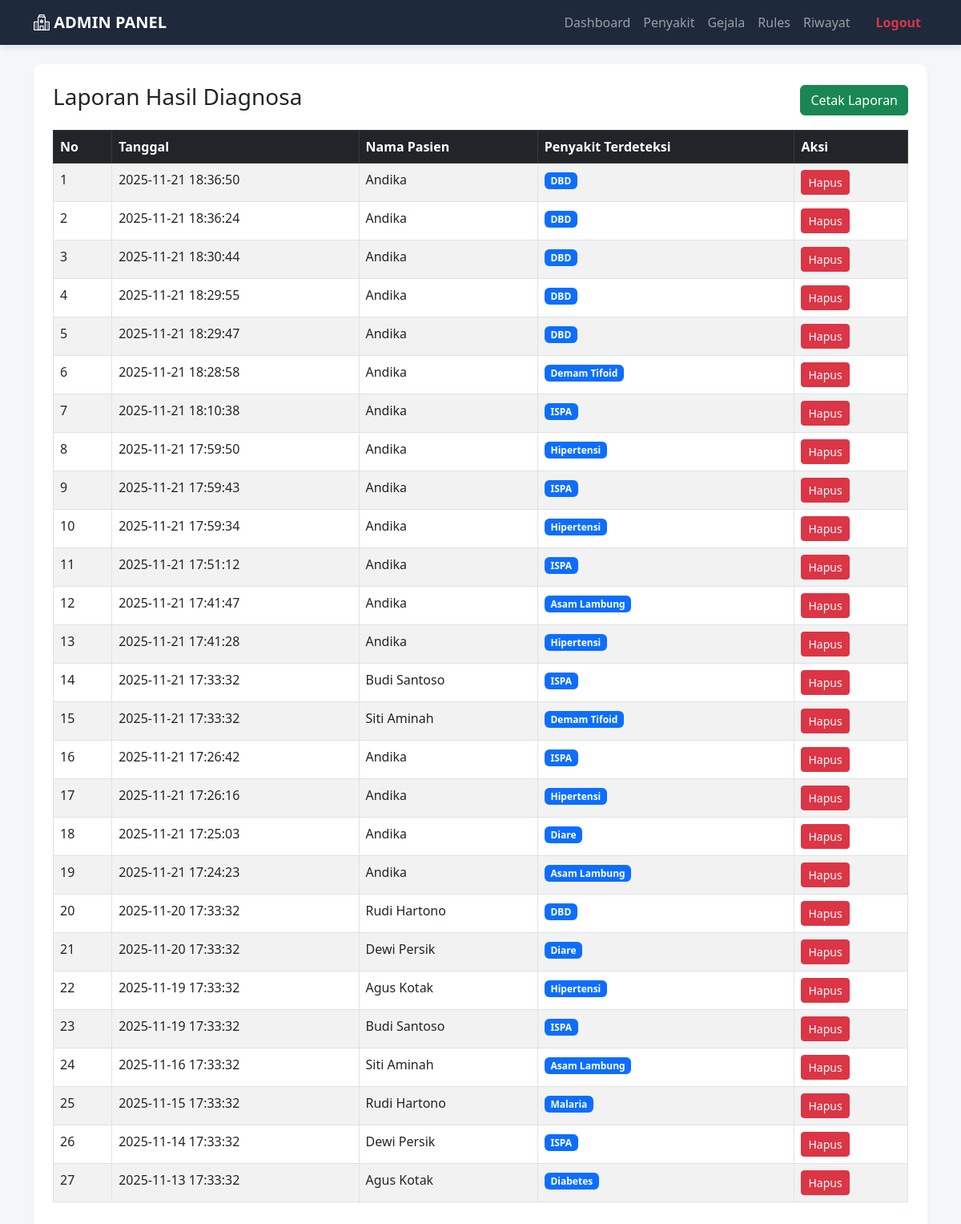
Screenshot of /admin/riwayat.php (signed in) with the database file from the repository.
### tables this page shows
CREATE TABLE `diagnosa` (
  `id_diag` int(11) NOT NULL,
  `id_user` int(11) DEFAULT NULL,
  `tgl_diag` datetime DEFAULT current_timestamp(),
  `nm_pasien` varchar(100) DEFAULT NULL,
  `nm_penyakit` varchar(100) DEFAULT NULL,
  `gejala_dipilih` text DEFAULT NULL,
  `persentase` varchar(10) DEFAULT NULL
);

### admin/riwayat.php (the view, shortened to what this page needs)
<?php include 'header.php';
?>
<div class="card p-4">
    <div class="d-flex justify-content-between align-items-center mb-3">
        <h3>Laporan Hasil Diagnosa</h3>
        <button class="btn btn-success" onclick="window.print()">Cetak Laporan</button>
    </div>
    <table class="table table-bordered table-striped">
        <thead class="table-dark">
            <tr>
                <th>No</th>
                <th>Tanggal</th>
                <th>Nama Pasien</th>
                <th>Penyakit Terdeteksi</th>
                <th>Aksi</th>
            </tr>
        </thead>
        <tbody>
            <?php
            $no = 1;
            $q = mysqli_query($conn, "SELECT * FROM diagnosa ORDER BY tgl_diag DESC");
            while($r = mysqli_fetch_assoc($q)){
                echo "<tr>
                    <td>$no</td>
                    <td>{$r['tgl_diag']}</td>
                    <td>{$r['nm_pasien']}</td>
                    <td><span class='badge bg-primary'>{$r['nm_penyakit']}</span></td>
                    <td>
                        <a href='?hapus={$r['id_diag']}' class='btn btn-danger btn-sm' onclick=\"return confirm('Hapus riwayat ini?')\">Hapus</a>
                    </td>
                </tr>";
                $no++;
            }
            ?>
        </tbody>
    </table>
</div>
</body>
</html>

### css/style.css (style rules this page uses)
body { background-color: #f4f6f9; font-family: 'Segoe UI', Tahoma, Geneva, Verdana, sans-serif; min-height: 100vh; }
a { text-decoration: none; }
.card { border: none; border-radius: 10px; box-shadow: 0 4px 6px rgba(0,0,0,0.05); background-color: #fff; }

### rows the page displays
diagnosa: tgl_diag "2025-11-21 18:36:50", nm_pasien "Andika", nm_penyakit "DBD"
diagnosa: tgl_diag "2025-11-21 18:36:24", nm_pasien "Andika", nm_penyakit "DBD"
diagnosa: tgl_diag "2025-11-21 18:30:44", nm_pasien "Andika", nm_penyakit "DBD"
diagnosa: tgl_diag "2025-11-21 18:29:55", nm_pasien "Andika", nm_penyakit "DBD"
diagnosa: tgl_diag "2025-11-21 18:29:47", nm_pasien "Andika", nm_penyakit "DBD"
diagnosa: tgl_diag "2025-11-21 18:28:58", nm_pasien "Andika", nm_penyakit "Demam Tifoid"
diagnosa: tgl_diag "2025-11-21 18:10:38", nm_pasien "Andika", nm_penyakit "ISPA"
diagnosa: tgl_diag "2025-11-21 17:59:50", nm_pasien "Andika", nm_penyakit "Hipertensi"
diagnosa: tgl_diag "2025-11-21 17:59:43", nm_pasien "Andika", nm_penyakit "ISPA"
diagnosa: tgl_diag "2025-11-21 17:59:34", nm_pasien "Andika", nm_penyakit "Hipertensi"
diagnosa: tgl_diag "2025-11-21 17:51:12", nm_pasien "Andika", nm_penyakit "ISPA"
diagnosa: tgl_diag "2025-11-21 17:41:47", nm_pasien "Andika", nm_penyakit "Asam Lambung"
diagnosa: tgl_diag "2025-11-21 17:41:28", nm_pasien "Andika", nm_penyakit "Hipertensi"
diagnosa: tgl_diag "2025-11-21 17:33:32", nm_pasien "Budi Santoso", nm_penyakit "ISPA"
diagnosa: tgl_diag "2025-11-21 17:33:32", nm_pasien "Siti Aminah", nm_penyakit "Demam Tifoid"
diagnosa: tgl_diag "2025-11-21 17:26:42", nm_pasien "Andika", nm_penyakit "ISPA"
diagnosa: tgl_diag "2025-11-21 17:26:16", nm_pasien "Andika", nm_penyakit "Hipertensi"
diagnosa: tgl_diag "2025-11-21 17:25:03", nm_pasien "Andika", nm_penyakit "Diare"
diagnosa: tgl_diag "2025-11-21 17:24:23", nm_pasien "Andika", nm_penyakit "Asam Lambung"
diagnosa: tgl_diag "2025-11-20 17:33:32", nm_pasien "Rudi Hartono", nm_penyakit "DBD"
diagnosa: tgl_diag "2025-11-20 17:33:32", nm_pasien "Dewi Persik", nm_penyakit "Diare"
diagnosa: tgl_diag "2025-11-19 17:33:32", nm_pasien "Agus Kotak", nm_penyakit "Hipertensi"
diagnosa: tgl_diag "2025-11-19 17:33:32", nm_pasien "Budi Santoso", nm_penyakit "ISPA"
diagnosa: tgl_diag "2025-11-16 17:33:32", nm_pasien "Siti Aminah", nm_penyakit "Asam Lambung"
diagnosa: tgl_diag "2025-11-15 17:33:32", nm_pasien "Rudi Hartono", nm_penyakit "Malaria"
diagnosa: tgl_diag "2025-11-14 17:33:32", nm_pasien "Dewi Persik", nm_penyakit "ISPA"
diagnosa: tgl_diag "2025-11-13 17:33:32", nm_pasien "Agus Kotak", nm_penyakit "Diabetes"
